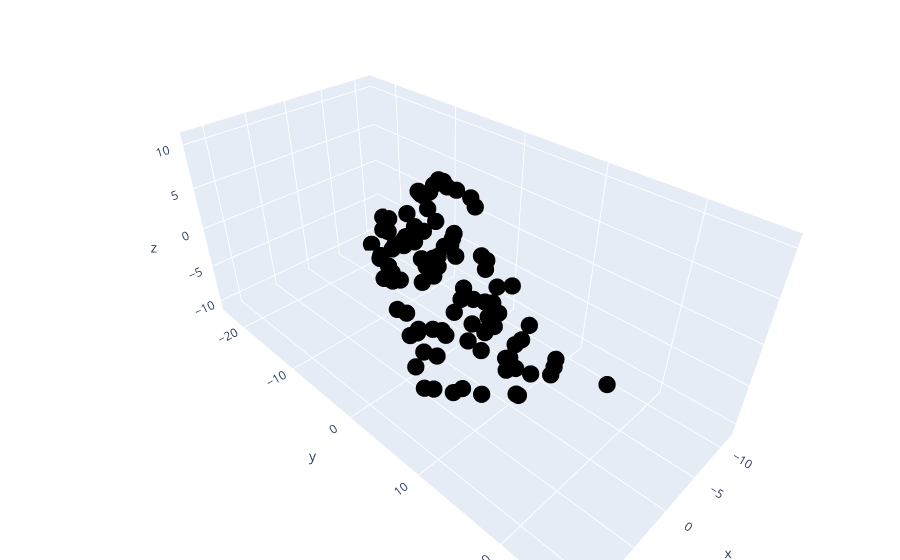

The notebook cell saved with this chart:
### Code cell
v1 = np.array([3,5,1])
v2 = np.array([0,2,2])

scalars = np.random.uniform(low=xlim[0],high=xlim[1],size=(100,2))

points = np.zeros((100,3))


for i in range(len(scalars)):
    points[i,:] = v1*scalars[i,0] + v2*scalars[i,1]

fig = go.Figure(data=[go.Scatter3d(x=points[:,0],y=points[:,1],z=points[:,2],mode='markers',marker=dict(size=6,color='black'))])
fig.update_layout(margin=dict(l=0,r=0,b=0,t=0))
fig.show()
